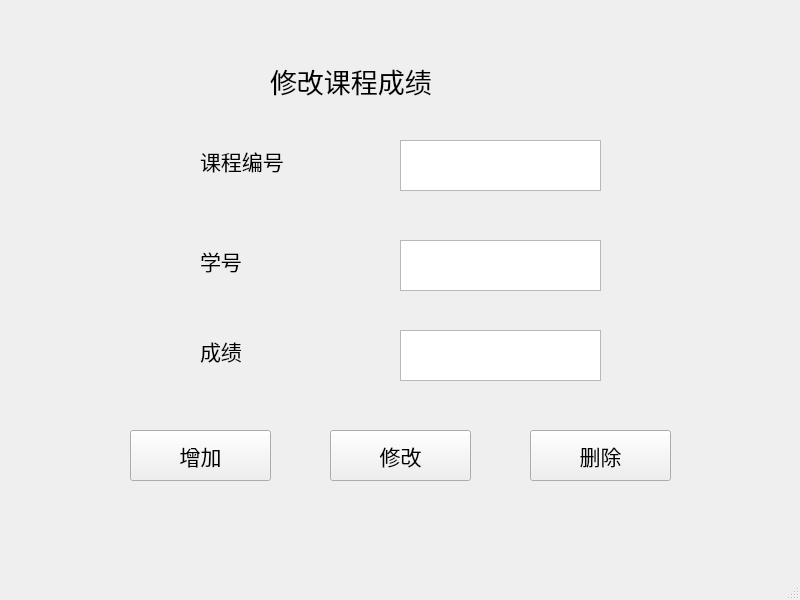
<?xml version="1.0" encoding="UTF-8"?>
<ui version="4.0">
 <class>MainWindow</class>
 <widget class="QMainWindow" name="MainWindow">
  <property name="geometry">
   <rect>
    <x>0</x>
    <y>0</y>
    <width>800</width>
    <height>600</height>
   </rect>
  </property>
  <property name="windowTitle">
   <string>MainWindow</string>
  </property>
  <widget class="QWidget" name="centralwidget">
   <widget class="QLabel" name="label">
    <property name="geometry">
     <rect>
      <x>270</x>
      <y>50</y>
      <width>251</width>
      <height>61</height>
     </rect>
    </property>
    <property name="font">
     <font>
      <family>楷体</family>
      <pointsize>20</pointsize>
     </font>
    </property>
    <property name="text">
     <string>修改课程成绩</string>
    </property>
   </widget>
   <widget class="QLabel" name="label_2">
    <property name="geometry">
     <rect>
      <x>200</x>
      <y>240</y>
      <width>71</width>
      <height>41</height>
     </rect>
    </property>
    <property name="font">
     <font>
      <family>楷体</family>
      <pointsize>16</pointsize>
     </font>
    </property>
    <property name="text">
     <string>学号</string>
    </property>
   </widget>
   <widget class="QLabel" name="label_3">
    <property name="geometry">
     <rect>
      <x>200</x>
      <y>140</y>
      <width>131</width>
      <height>41</height>
     </rect>
    </property>
    <property name="font">
     <font>
      <family>楷体</family>
      <pointsize>16</pointsize>
     </font>
    </property>
    <property name="text">
     <string>课程编号</string>
    </property>
   </widget>
   <widget class="QLabel" name="label_4">
    <property name="geometry">
     <rect>
      <x>200</x>
      <y>330</y>
      <width>81</width>
      <height>41</height>
     </rect>
    </property>
    <property name="font">
     <font>
      <family>楷体</family>
      <pointsize>16</pointsize>
     </font>
    </property>
    <property name="text">
     <string>成绩</string>
    </property>
   </widget>
   <widget class="QTextEdit" name="textEdit_2">
    <property name="geometry">
     <rect>
      <x>400</x>
      <y>140</y>
      <width>201</width>
      <height>51</height>
     </rect>
    </property>
    <property name="font">
     <font>
      <family>楷体</family>
      <pointsize>16</pointsize>
     </font>
    </property>
   </widget>
   <widget class="QTextEdit" name="textEdit_3">
    <property name="geometry">
     <rect>
      <x>400</x>
      <y>240</y>
      <width>201</width>
      <height>51</height>
     </rect>
    </property>
    <property name="font">
     <font>
      <family>楷体</family>
      <pointsize>16</pointsize>
     </font>
    </property>
   </widget>
   <widget class="QTextEdit" name="textEdit_4">
    <property name="geometry">
     <rect>
      <x>400</x>
      <y>330</y>
      <width>201</width>
      <height>51</height>
     </rect>
    </property>
    <property name="font">
     <font>
      <family>楷体</family>
      <pointsize>16</pointsize>
     </font>
    </property>
   </widget>
   <widget class="QPushButton" name="pushButton">
    <property name="geometry">
     <rect>
      <x>130</x>
      <y>430</y>
      <width>141</width>
      <height>51</height>
     </rect>
    </property>
    <property name="font">
     <font>
      <family>楷体</family>
      <pointsize>16</pointsize>
     </font>
    </property>
    <property name="text">
     <string>增加</string>
    </property>
   </widget>
   <widget class="QPushButton" name="pushButton_2">
    <property name="geometry">
     <rect>
      <x>530</x>
      <y>430</y>
      <width>141</width>
      <height>51</height>
     </rect>
    </property>
    <property name="font">
     <font>
      <family>楷体</family>
      <pointsize>16</pointsize>
     </font>
    </property>
    <property name="text">
     <string>删除</string>
    </property>
   </widget>
   <widget class="QPushButton" name="pushButton_3">
    <property name="geometry">
     <rect>
      <x>330</x>
      <y>430</y>
      <width>141</width>
      <height>51</height>
     </rect>
    </property>
    <property name="font">
     <font>
      <family>楷体</family>
      <pointsize>16</pointsize>
     </font>
    </property>
    <property name="text">
     <string>修改</string>
    </property>
   </widget>
  </widget>
  <widget class="QMenuBar" name="menubar">
   <property name="geometry">
    <rect>
     <x>0</x>
     <y>0</y>
     <width>800</width>
     <height>30</height>
    </rect>
   </property>
  </widget>
  <widget class="QStatusBar" name="statusbar"/>
 </widget>
 <resources/>
 <connections/>
</ui>
